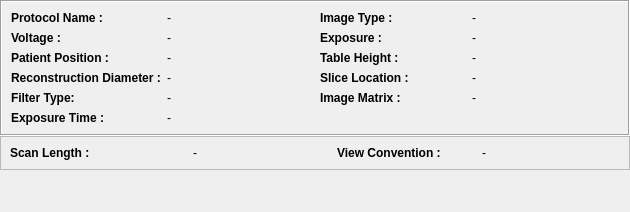
<ui version="4.0" >
 <class>udg::QDicomDumpCTSurveyWidgetBase</class>
 <widget class="QWidget" name="udg::QDicomDumpCTSurveyWidgetBase" >
  <property name="geometry" >
   <rect>
    <x>0</x>
    <y>0</y>
    <width>630</width>
    <height>212</height>
   </rect>
  </property>
  <property name="minimumSize" >
   <size>
    <width>630</width>
    <height>0</height>
   </size>
  </property>
  <property name="windowTitle" >
   <string>Form</string>
  </property>
  <layout class="QGridLayout" >
   <property name="leftMargin" >
    <number>0</number>
   </property>
   <property name="topMargin" >
    <number>0</number>
   </property>
   <property name="rightMargin" >
    <number>0</number>
   </property>
   <property name="bottomMargin" >
    <number>0</number>
   </property>
   <property name="horizontalSpacing" >
    <number>0</number>
   </property>
   <property name="verticalSpacing" >
    <number>0</number>
   </property>
   <item row="0" column="0" >
    <widget class="QFrame" name="frame" >
     <property name="minimumSize" >
      <size>
       <width>630</width>
       <height>0</height>
      </size>
     </property>
     <property name="autoFillBackground" >
      <bool>false</bool>
     </property>
     <property name="frameShape" >
      <enum>QFrame::Box</enum>
     </property>
     <property name="frameShadow" >
      <enum>QFrame::Sunken</enum>
     </property>
     <layout class="QGridLayout" >
      <item row="0" column="0" >
       <widget class="QLabel" name="m_labelProtocolName" >
        <property name="font" >
         <font>
          <weight>75</weight>
          <bold>true</bold>
         </font>
        </property>
        <property name="text" >
         <string>Protocol Name :</string>
        </property>
       </widget>
      </item>
      <item row="0" column="1" >
       <widget class="QLabel" name="m_labelProtocolNameValue" >
        <property name="text" >
         <string>-</string>
        </property>
       </widget>
      </item>
      <item row="0" column="2" >
       <widget class="QLabel" name="m_labelImageType" >
        <property name="font" >
         <font>
          <weight>75</weight>
          <bold>true</bold>
         </font>
        </property>
        <property name="acceptDrops" >
         <bool>false</bool>
        </property>
        <property name="text" >
         <string>Image Type :</string>
        </property>
       </widget>
      </item>
      <item row="0" column="3" >
       <widget class="QLabel" name="m_labelImageTypeValue" >
        <property name="text" >
         <string>-</string>
        </property>
       </widget>
      </item>
      <item row="1" column="0" >
       <widget class="QLabel" name="m_labelVoltage" >
        <property name="font" >
         <font>
          <weight>75</weight>
          <bold>true</bold>
         </font>
        </property>
        <property name="mouseTracking" >
         <bool>false</bool>
        </property>
        <property name="text" >
         <string>Voltage :</string>
        </property>
       </widget>
      </item>
      <item row="1" column="1" >
       <widget class="QLabel" name="m_labelVoltageValue" >
        <property name="text" >
         <string>-</string>
        </property>
       </widget>
      </item>
      <item row="1" column="2" >
       <widget class="QLabel" name="m_labelExposure" >
        <property name="font" >
         <font>
          <weight>75</weight>
          <bold>true</bold>
         </font>
        </property>
        <property name="acceptDrops" >
         <bool>false</bool>
        </property>
        <property name="text" >
         <string>Exposure :</string>
        </property>
       </widget>
      </item>
      <item row="1" column="3" >
       <widget class="QLabel" name="m_labelExposureValue" >
        <property name="text" >
         <string>-</string>
        </property>
       </widget>
      </item>
      <item row="2" column="0" >
       <widget class="QLabel" name="m_labelPatientPosition" >
        <property name="font" >
         <font>
          <weight>75</weight>
          <bold>true</bold>
         </font>
        </property>
        <property name="text" >
         <string>Patient Position :</string>
        </property>
       </widget>
      </item>
      <item row="2" column="1" >
       <widget class="QLabel" name="m_labelPatientPositionValue" >
        <property name="text" >
         <string>-</string>
        </property>
       </widget>
      </item>
      <item row="2" column="2" >
       <widget class="QLabel" name="m_labelTableHeight" >
        <property name="font" >
         <font>
          <weight>75</weight>
          <bold>true</bold>
         </font>
        </property>
        <property name="text" >
         <string>Table Height :</string>
        </property>
       </widget>
      </item>
      <item row="2" column="3" >
       <widget class="QLabel" name="m_labelTableHeightValue" >
        <property name="text" >
         <string>-</string>
        </property>
       </widget>
      </item>
      <item row="3" column="0" >
       <widget class="QLabel" name="m_labelReconstructionDiameter" >
        <property name="font" >
         <font>
          <weight>75</weight>
          <bold>true</bold>
         </font>
        </property>
        <property name="text" >
         <string>Reconstruction Diameter :</string>
        </property>
       </widget>
      </item>
      <item row="3" column="1" >
       <widget class="QLabel" name="m_labelReconstructionDiameterValue" >
        <property name="text" >
         <string>-</string>
        </property>
       </widget>
      </item>
      <item row="3" column="2" >
       <widget class="QLabel" name="m_labelSliceLocation" >
        <property name="font" >
         <font>
          <weight>75</weight>
          <bold>true</bold>
         </font>
        </property>
        <property name="acceptDrops" >
         <bool>false</bool>
        </property>
        <property name="text" >
         <string>Slice Location :</string>
        </property>
       </widget>
      </item>
      <item row="3" column="3" >
       <widget class="QLabel" name="m_labelSliceLocationValue" >
        <property name="text" >
         <string>-</string>
        </property>
       </widget>
      </item>
      <item row="4" column="0" >
       <widget class="QLabel" name="m_labelFilterType" >
        <property name="font" >
         <font>
          <weight>75</weight>
          <bold>true</bold>
         </font>
        </property>
        <property name="text" >
         <string>Filter Type:</string>
        </property>
       </widget>
      </item>
      <item row="4" column="1" >
       <widget class="QLabel" name="m_labelFilterTypeValue" >
        <property name="text" >
         <string>-</string>
        </property>
       </widget>
      </item>
      <item row="4" column="2" >
       <widget class="QLabel" name="m_labelImageMatrix" >
        <property name="font" >
         <font>
          <weight>75</weight>
          <bold>true</bold>
         </font>
        </property>
        <property name="acceptDrops" >
         <bool>false</bool>
        </property>
        <property name="text" >
         <string>Image Matrix :</string>
        </property>
       </widget>
      </item>
      <item row="4" column="3" >
       <widget class="QLabel" name="m_labelImageMatrixValue" >
        <property name="text" >
         <string>-</string>
        </property>
       </widget>
      </item>
      <item row="5" column="0" >
       <widget class="QLabel" name="m_labelExposureTime" >
        <property name="font" >
         <font>
          <weight>75</weight>
          <bold>true</bold>
         </font>
        </property>
        <property name="text" >
         <string>Exposure Time :</string>
        </property>
       </widget>
      </item>
      <item row="5" column="1" >
       <widget class="QLabel" name="m_labelExposureTimeValue" >
        <property name="text" >
         <string>-</string>
        </property>
       </widget>
      </item>
     </layout>
    </widget>
   </item>
   <item row="1" column="0" >
    <widget class="QFrame" name="frame_2" >
     <property name="minimumSize" >
      <size>
       <width>630</width>
       <height>0</height>
      </size>
     </property>
     <property name="frameShape" >
      <enum>QFrame::StyledPanel</enum>
     </property>
     <property name="frameShadow" >
      <enum>QFrame::Raised</enum>
     </property>
     <layout class="QGridLayout" >
      <item row="0" column="0" >
       <widget class="QLabel" name="m_labelPhilipsScanLength" >
        <property name="minimumSize" >
         <size>
          <width>177</width>
          <height>0</height>
         </size>
        </property>
        <property name="font" >
         <font>
          <weight>75</weight>
          <bold>true</bold>
         </font>
        </property>
        <property name="acceptDrops" >
         <bool>false</bool>
        </property>
        <property name="text" >
         <string>Scan Length :</string>
        </property>
       </widget>
      </item>
      <item row="0" column="1" >
       <widget class="QLabel" name="m_labelPhilipsScanLengthValue" >
        <property name="text" >
         <string>-</string>
        </property>
       </widget>
      </item>
      <item row="0" column="2" >
       <widget class="QLabel" name="m_labelPhilipsViewConvention" >
        <property name="font" >
         <font>
          <weight>75</weight>
          <bold>true</bold>
         </font>
        </property>
        <property name="acceptDrops" >
         <bool>false</bool>
        </property>
        <property name="text" >
         <string>View Convention :</string>
        </property>
       </widget>
      </item>
      <item row="0" column="3" >
       <widget class="QLabel" name="m_labelPhilipsViewConventionValue" >
        <property name="text" >
         <string>-</string>
        </property>
       </widget>
      </item>
     </layout>
    </widget>
   </item>
   <item row="2" column="0" >
    <spacer>
     <property name="orientation" >
      <enum>Qt::Vertical</enum>
     </property>
     <property name="sizeHint" >
      <size>
       <width>20</width>
       <height>40</height>
      </size>
     </property>
    </spacer>
   </item>
  </layout>
 </widget>
 <resources/>
 <connections/>
</ui>
